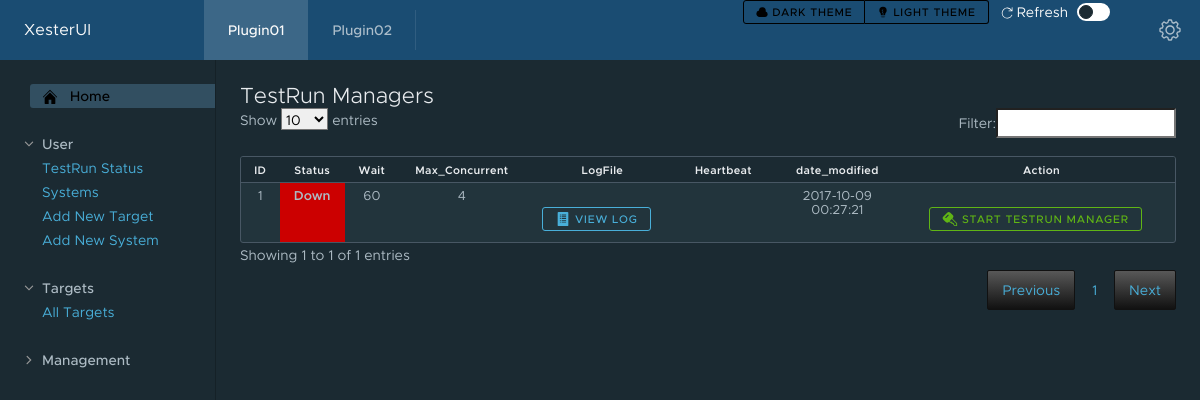
Page /UI/testrun_manager.php on the committed database.
### tables this page shows
CREATE TABLE TESTRUN_MANAGER (
  ID int(11) NOT NULL AUTO_INCREMENT,
  STATUS_ID int(11) NOT NULL,
  Wait int(11) NOT NULL,
  Max_Concurrent int(11) NOT NULL,
  Log_File varchar(255),
  Heartbeat varchar(255),
  PRIMARY KEY (ID),
  FOREIGN KEY(STATUS_ID) REFERENCES STATUS(ID),
  date_modified TIMESTAMP NOT NULL DEFAULT CURRENT_TIMESTAMP ON UPDATE CURRENT_TIMESTAMP
);

CREATE TABLE STATUS (
  ID int(11) NOT NULL AUTO_INCREMENT,
  Status varchar(50) NOT NULL,
  HtmlColor varchar(10) Not NULL,
  HTML_Description varchar(20) Not NULL,
  PRIMARY KEY (ID),
  UNIQUE (Status),
  date_modified TIMESTAMP NOT NULL DEFAULT CURRENT_TIMESTAMP ON UPDATE CURRENT_TIMESTAMP
);

### UI/testrun_manager.php (the view, shortened to what this page needs)
<!DOCTYPE html>
<html lang="en">
<?php
	require_once 'components/header.php';
?>
<?php
	if (!empty($_GET['id'])) {
		$new_status_id=$_GET['new_status_id'];
		$id=$_GET['id'];
		include 'components/database.php';
		$sql = "UPDATE testrun_manager SET Status_ID = $new_status_id where ID like $id";
		$pdo = Database::connect();
		$pdo->query($sql);
		header("Refresh:0 url=testrun_manager.php");
	} else {
?>
	<div class="content-area">
    <h3>TestRun Managers</h3>
				<div class="row">
					<table id="example" class="table table-compact">
						<thead>
							<tr>
							<th>ID</th>
							<th>Status</th>
							<th>Wait</th>
							<th>Max_Concurrent</th>
							<th>LogFile</th>
							<th>Heartbeat</th>
							<th>date_modified</th>
							<th>Action</th>
							</tr>
						</thead>
						<tbody>
							<?php
							$pdo = Database::connect();
							$sql = 'select tm.ID, '
										. 'tm.Status_ID, '
										. 'tm.Max_Concurrent, '
										. 's.Status, '
										. 's.HtmlColor, '
										. 'tm.Wait, '
										. 'tm.Log_File, '
										. 'tm.Heartbeat, '
										. 'tm.date_modified '
									. 'from testrun_manager tm '
									. 'join STATUS s on tm.Status_ID=s.ID ';
							foreach ($pdo->query($sql) as $row) {
								echo '<tr>';
								echo '<td>'. $row['ID'] . '</td>';
								echo '<td style=background-color:'. $row['HtmlColor'] . '><b>' . $row['Status'] . '</b></td>';
								echo '<td>'. $row['Wait'] . '</td>';
								echo '<td>'. $row['Max_Concurrent'] . '</td>';
								echo '<td><form action="viewlog.php" method="get"><input type="hidden" name="Log_File" value='.$row['Log_File'].'><button class="btn btn-info btn-sm"><clr-icon class="is-solid" size="16" shape="list"></clr-icon> View Log</button></form></td>';
								echo '<td>'. $row['Heartbeat'] . '</td>';
								echo '<td>'. $row['date_modified'] . '</td>';
                                if ($row['Status_ID'] == 1) {
                                    echo '<td><form action="testrun_manager.php" method="get"><input type="hidden" name="new_status_id" value="3"><input type="hidden" name="id" value="'. $row['ID'] . '"><button class="btn btn-success-outline btn-sm"><clr-icon class="is-solid" shape="key" size="16"></clr-icon> Start TestRun Manager</button></form></td>';
                                } elseif ($row['Status_ID'] == 3) {
                                    echo '<td><form action="testrun_manager.php" method="get"><button class="btn btn-info btn-sm"><clr-icon class="is-solid" shape="refresh" size="16"></clr-icon> Refresh</button></form></td>';
                                } elseif ($row['Status_ID'] == 4) {
                                    echo '<td><form action="testrun_manager.php" method="get"><button class="btn btn-info btn-sm"><clr-icon class="is-solid" shape="refresh" size="16"></clr-icon> Refresh</button></form></td>';
                                }else {
                                    echo '';
                                }
								echo '</tr>';
							}
							?>
						</tbody>
					</table>
		</div>
	</div>
    <nav class="sidenav">
	</nav>
</div>
</body>
<?php
	}
?>
</html>

### rows in the picture
testrun_manager: ID "1", STATUS_ID.Status "Down", Wait "60", Max_Concurrent "4", date_modified "2017-10-09 00:27:21"
